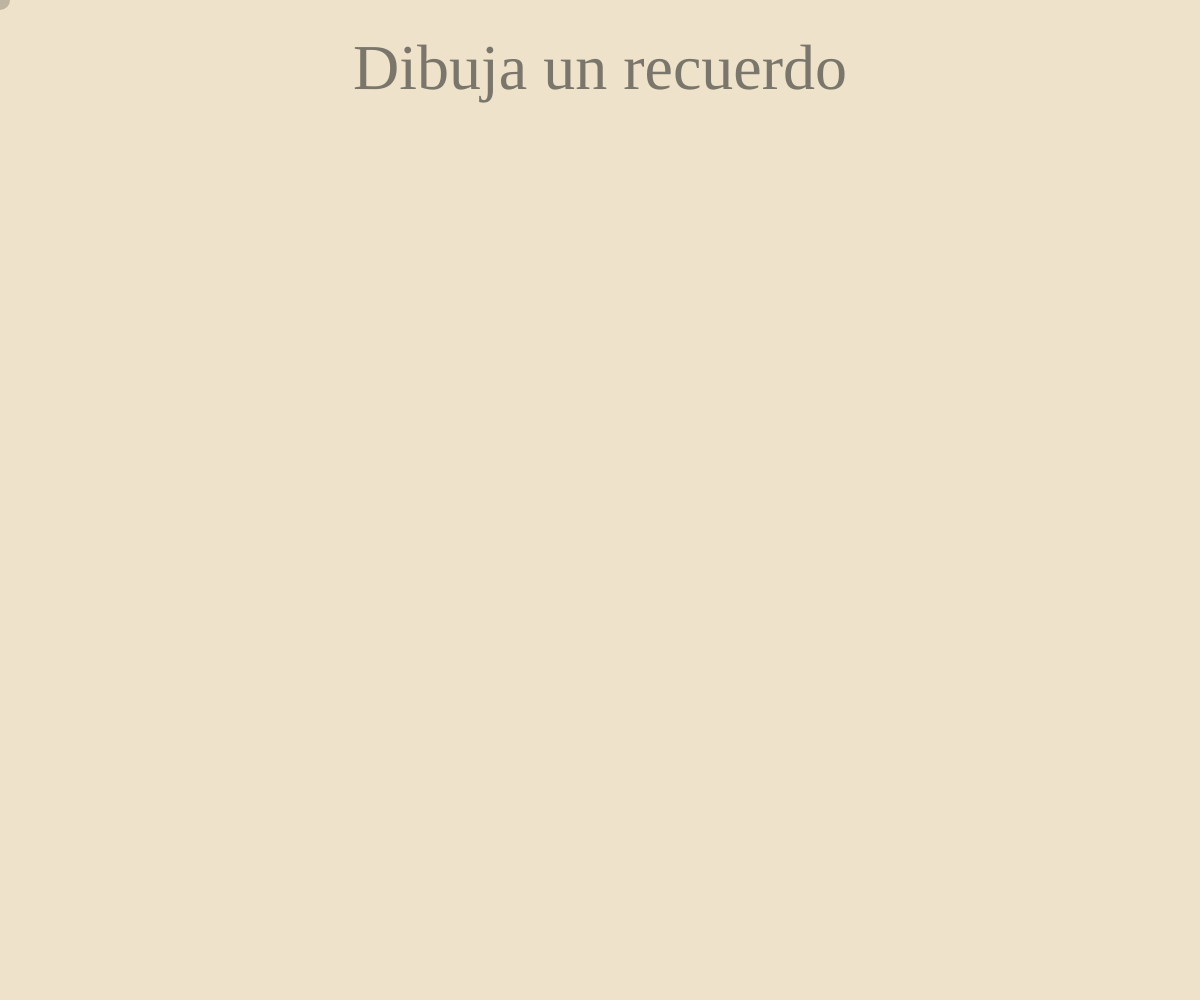
Frame 1 (no input)
Frame 60 (no input): identical to frame 1, image omitted
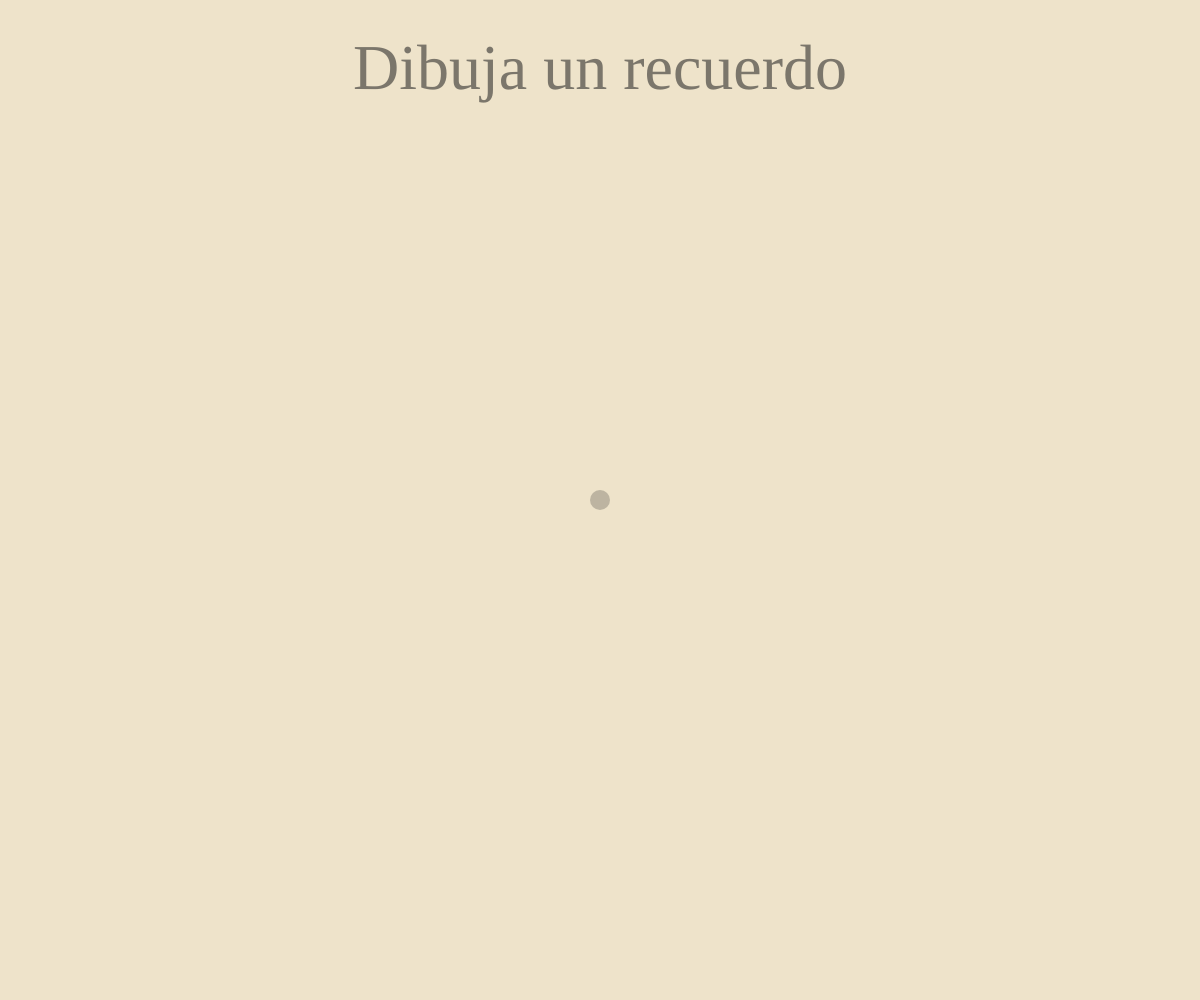
Frame 120 (the mouse pressed at the canvas centre since frame 60)

The p5.js sketch that drew these frames (run headless with seeded random() and noise() and a simulated clock; from frame 60 on, the mouse is pressed at the canvas centre):

// p5.js sketch
// ── sketch.js
let trazos = [];
let trazoActual = null;

const paleta = [
  [222, 218, 145], // Amarillo suave
  [191, 186, 176], // Gris cálido
  [166, 136, 99],  // Ocre
  [198, 153, 144], // Rosado viejo
  [144, 178, 126], // Verde apagado
  [238, 227, 202]  // Fondo cálido claro
];

function setup() {
  createCanvas(windowWidth, windowHeight);
  background(...paleta[5]);
  textFont('Space Grotesk');
  textSize(64);
  textAlign(CENTER, TOP);
  smooth();
}

function draw() {
  background(...paleta[5]);

  // Título moderno y suave
  fill(30, 30, 30, 140);
  noStroke();
  text("Dibuja un recuerdo", width / 2, height * 0.04);

  for (let t of trazos) {
    t.mostrar();
  }

  if (trazoActual) {
    trazoActual.mostrar();
  }

  // Cursor personalizado
  noCursor();
  fill(30, 30, 30, 60);
  ellipse(mouseX, mouseY, 20, 20);
}

function mousePressed() {
  let c = paleta[floor(random(paleta.length - 1))];
  trazoActual = new Trazo(c);
}

function mouseDragged() {
  if (trazoActual) {
    trazoActual.agregarPincelada(mouseX, mouseY);
  }
}

function mouseReleased() {
  if (trazoActual) {
    trazos.push(trazoActual);
    trazoActual = null;
  }
}

function keyPressed() {
  if (key === 'z' || key === 'Z') {
    if (trazos.length > 0) {
      trazos.pop();
    }
  }
}

class Trazo {
  constructor(col) {
    this.puntos = [];
    this.c = col;
  }

  agregarPincelada(x, y) {
    for (let i = 0; i < 5; i++) {
      let ox = random(-8, 8);
      let oy = random(-8, 8);
      this.puntos.push(createVector(x + ox, y + oy));
    }
  }

  mostrar() {
    noStroke();
    fill(this.c[0], this.c[1], this.c[2], 200);
    for (let p of this.puntos) {
      let tam = random(8, 14);
      ellipse(p.x, p.y, tam, tam);
    }
  }
}

function windowResized() {
  resizeCanvas(windowWidth, windowHeight);
}
